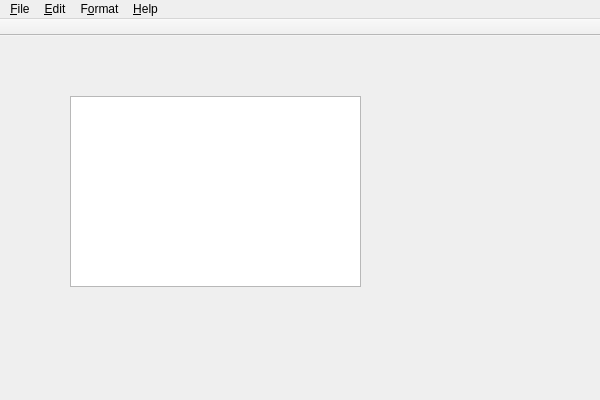
<?xml version="1.0" encoding="UTF-8"?>
<ui version="4.0">
 <class>MainWindow</class>
 <widget class="QMainWindow" name="MainWindow">
  <property name="geometry">
   <rect>
    <x>0</x>
    <y>0</y>
    <width>600</width>
    <height>400</height>
   </rect>
  </property>
  <property name="windowTitle">
   <string>MainWindow</string>
  </property>
  <widget class="QWidget" name="centralWidget">
   <widget class="QPlainTextEdit" name="txtDocument">
    <property name="geometry">
     <rect>
      <x>70</x>
      <y>60</y>
      <width>291</width>
      <height>191</height>
     </rect>
    </property>
    <property name="font">
     <font>
      <family>Lucida Console</family>
      <pointsize>10</pointsize>
     </font>
    </property>
    <property name="plainText">
     <string/>
    </property>
   </widget>
  </widget>
  <widget class="QMenuBar" name="menuBar">
   <property name="geometry">
    <rect>
     <x>0</x>
     <y>0</y>
     <width>600</width>
     <height>25</height>
    </rect>
   </property>
   <widget class="QMenu" name="menu_File">
    <property name="title">
     <string>&amp;File</string>
    </property>
    <addaction name="actionNew"/>
    <addaction name="actionSave"/>
    <addaction name="actionSaveAs"/>
    <addaction name="separator"/>
    <addaction name="actionChangePassword"/>
    <addaction name="separator"/>
    <addaction name="actionExit"/>
   </widget>
   <widget class="QMenu" name="menu_Edit">
    <property name="title">
     <string>&amp;Edit</string>
    </property>
    <addaction name="actionUndo"/>
    <addaction name="actionRedo"/>
    <addaction name="separator"/>
    <addaction name="actionCut"/>
    <addaction name="actionCopy"/>
    <addaction name="actionPaste"/>
    <addaction name="actionDelete"/>
    <addaction name="separator"/>
    <addaction name="actionSelectAll"/>
    <addaction name="separator"/>
    <addaction name="actionFind"/>
    <addaction name="actionFindNext"/>
    <addaction name="actionReplace"/>
    <addaction name="separator"/>
    <addaction name="actionInsertDateTime"/>
   </widget>
   <widget class="QMenu" name="menu_Format">
    <property name="title">
     <string>F&amp;ormat</string>
    </property>
    <addaction name="actionWordWrap"/>
   </widget>
   <widget class="QMenu" name="menu_Help">
    <property name="title">
     <string>&amp;Help</string>
    </property>
    <addaction name="actionAbout"/>
   </widget>
   <addaction name="menu_File"/>
   <addaction name="menu_Edit"/>
   <addaction name="menu_Format"/>
   <addaction name="menu_Help"/>
  </widget>
  <widget class="QToolBar" name="findBar">
   <property name="contextMenuPolicy">
    <enum>Qt::NoContextMenu</enum>
   </property>
   <property name="windowTitle">
    <string>Find</string>
   </property>
   <property name="movable">
    <bool>false</bool>
   </property>
   <property name="allowedAreas">
    <set>Qt::BottomToolBarArea|Qt::TopToolBarArea</set>
   </property>
   <property name="floatable">
    <bool>false</bool>
   </property>
   <attribute name="toolBarArea">
    <enum>TopToolBarArea</enum>
   </attribute>
   <attribute name="toolBarBreak">
    <bool>false</bool>
   </attribute>
  </widget>
  <action name="actionNew">
   <property name="text">
    <string>&amp;New</string>
   </property>
   <property name="toolTip">
    <string>Create a new secure file</string>
   </property>
   <property name="shortcut">
    <string>Ctrl+N</string>
   </property>
  </action>
  <action name="actionSave">
   <property name="text">
    <string>&amp;Save</string>
   </property>
   <property name="toolTip">
    <string>Save your work</string>
   </property>
   <property name="shortcut">
    <string>Ctrl+S</string>
   </property>
  </action>
  <action name="actionSaveAs">
   <property name="text">
    <string>Save &amp;As</string>
   </property>
   <property name="toolTip">
    <string>Save the current document somewhere else</string>
   </property>
  </action>
  <action name="actionChangePassword">
   <property name="text">
    <string>&amp;Change Password...</string>
   </property>
   <property name="toolTip">
    <string>Change your current password</string>
   </property>
  </action>
  <action name="actionExit">
   <property name="text">
    <string>E&amp;xit</string>
   </property>
   <property name="toolTip">
    <string>Quit this program</string>
   </property>
  </action>
  <action name="actionUndo">
   <property name="text">
    <string>&amp;Undo</string>
   </property>
   <property name="toolTip">
    <string>Undo the last action</string>
   </property>
   <property name="shortcut">
    <string>Ctrl+Z</string>
   </property>
  </action>
  <action name="actionRedo">
   <property name="text">
    <string>&amp;Redo</string>
   </property>
   <property name="toolTip">
    <string>Redo the last action</string>
   </property>
   <property name="shortcut">
    <string>Ctrl+Y</string>
   </property>
  </action>
  <action name="actionCut">
   <property name="text">
    <string>C&amp;ut</string>
   </property>
   <property name="toolTip">
    <string>Copy the selection and then delete it</string>
   </property>
   <property name="shortcut">
    <string>Ctrl+X</string>
   </property>
  </action>
  <action name="actionCopy">
   <property name="text">
    <string>&amp;Copy</string>
   </property>
   <property name="toolTip">
    <string>Copy the selection to the clipboard</string>
   </property>
   <property name="shortcut">
    <string>Ctrl+C</string>
   </property>
  </action>
  <action name="actionPaste">
   <property name="text">
    <string>&amp;Paste</string>
   </property>
   <property name="toolTip">
    <string>Paste the clipboard contents into the document</string>
   </property>
   <property name="shortcut">
    <string>Ctrl+V</string>
   </property>
  </action>
  <action name="actionDelete">
   <property name="text">
    <string>De&amp;lete</string>
   </property>
   <property name="shortcut">
    <string>Del</string>
   </property>
  </action>
  <action name="actionSelectAll">
   <property name="text">
    <string>Select &amp;All</string>
   </property>
   <property name="toolTip">
    <string>Select the entire document</string>
   </property>
   <property name="shortcut">
    <string>Ctrl+A</string>
   </property>
  </action>
  <action name="actionFind">
   <property name="text">
    <string>&amp;Find</string>
   </property>
   <property name="toolTip">
    <string>Search for text in the document</string>
   </property>
   <property name="shortcut">
    <string>Ctrl+F</string>
   </property>
  </action>
  <action name="actionFindNext">
   <property name="text">
    <string>Find &amp;Next</string>
   </property>
   <property name="toolTip">
    <string>Find the next occurance of the last thing you searched for</string>
   </property>
   <property name="shortcut">
    <string>F3</string>
   </property>
  </action>
  <action name="actionReplace">
   <property name="text">
    <string>&amp;Replace</string>
   </property>
   <property name="toolTip">
    <string>Find and replace text</string>
   </property>
   <property name="shortcut">
    <string>Ctrl+H</string>
   </property>
  </action>
  <action name="actionInsertDateTime">
   <property name="text">
    <string>Insert &amp;Date/Time</string>
   </property>
   <property name="toolTip">
    <string>Insert the current date and time into the document</string>
   </property>
   <property name="shortcut">
    <string>F5</string>
   </property>
  </action>
  <action name="actionWordWrap">
   <property name="checkable">
    <bool>true</bool>
   </property>
   <property name="text">
    <string>&amp;Word Wrap</string>
   </property>
   <property name="toolTip">
    <string>Toggle whether long lines are wrapped</string>
   </property>
  </action>
  <action name="actionAbout">
   <property name="text">
    <string>&amp;About...</string>
   </property>
   <property name="toolTip">
    <string>Learn about this program</string>
   </property>
  </action>
 </widget>
 <layoutdefault spacing="6" margin="11"/>
 <resources/>
 <connections/>
</ui>
